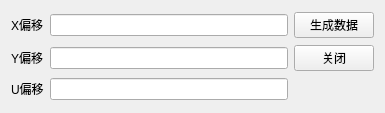
<?xml version="1.0" encoding="UTF-8"?>
<ui version="4.0">
 <class>Moveposition</class>
 <widget class="QWidget" name="Moveposition">
  <property name="geometry">
   <rect>
    <x>0</x>
    <y>0</y>
    <width>385</width>
    <height>113</height>
   </rect>
  </property>
  <property name="windowTitle">
   <string>Moveposition</string>
  </property>
  <layout class="QGridLayout" name="gridLayout">
   <item row="0" column="0">
    <widget class="QLabel" name="label">
     <property name="text">
      <string>X偏移</string>
     </property>
    </widget>
   </item>
   <item row="0" column="1">
    <widget class="QLineEdit" name="lineEdit"/>
   </item>
   <item row="0" column="2">
    <widget class="QPushButton" name="pushButton">
     <property name="text">
      <string>生成数据</string>
     </property>
    </widget>
   </item>
   <item row="1" column="0">
    <widget class="QLabel" name="label_2">
     <property name="text">
      <string>Y偏移</string>
     </property>
    </widget>
   </item>
   <item row="1" column="1">
    <widget class="QLineEdit" name="lineEdit_2"/>
   </item>
   <item row="1" column="2">
    <widget class="QPushButton" name="pushButton_2">
     <property name="text">
      <string>关闭</string>
     </property>
    </widget>
   </item>
   <item row="2" column="0">
    <widget class="QLabel" name="label_3">
     <property name="text">
      <string>U偏移</string>
     </property>
    </widget>
   </item>
   <item row="2" column="1">
    <widget class="QLineEdit" name="lineEdit_3"/>
   </item>
  </layout>
 </widget>
 <layoutdefault spacing="6" margin="11"/>
 <resources/>
 <connections/>
</ui>
